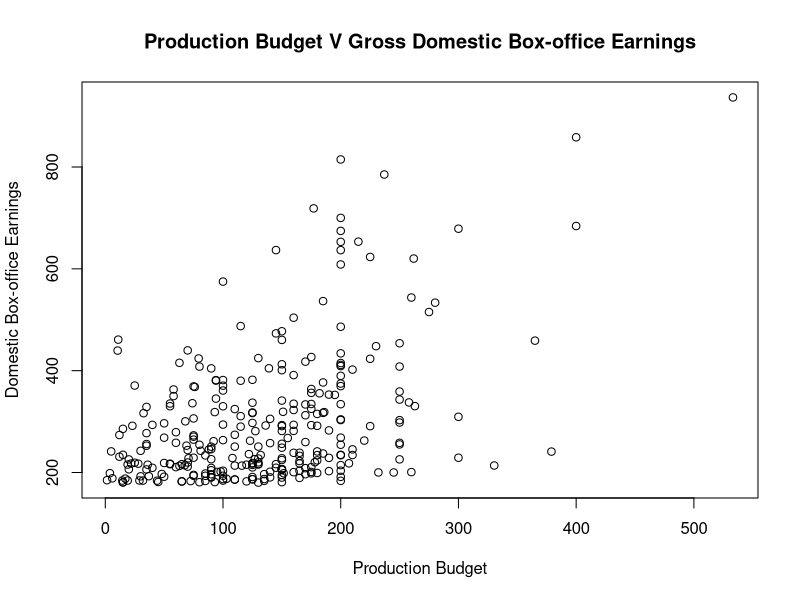
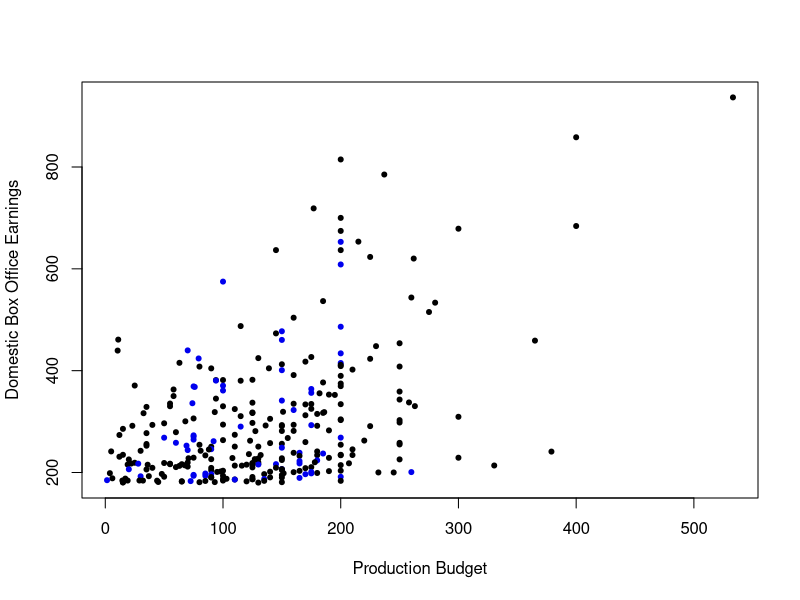
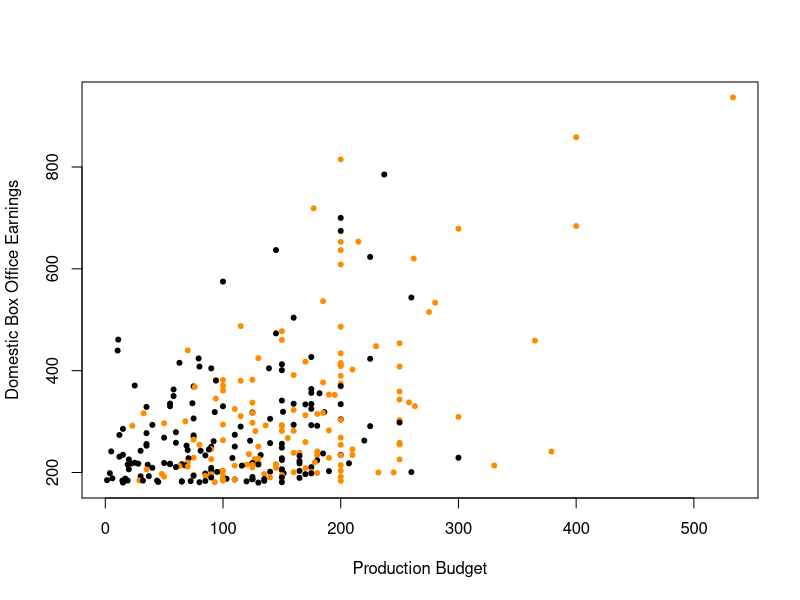
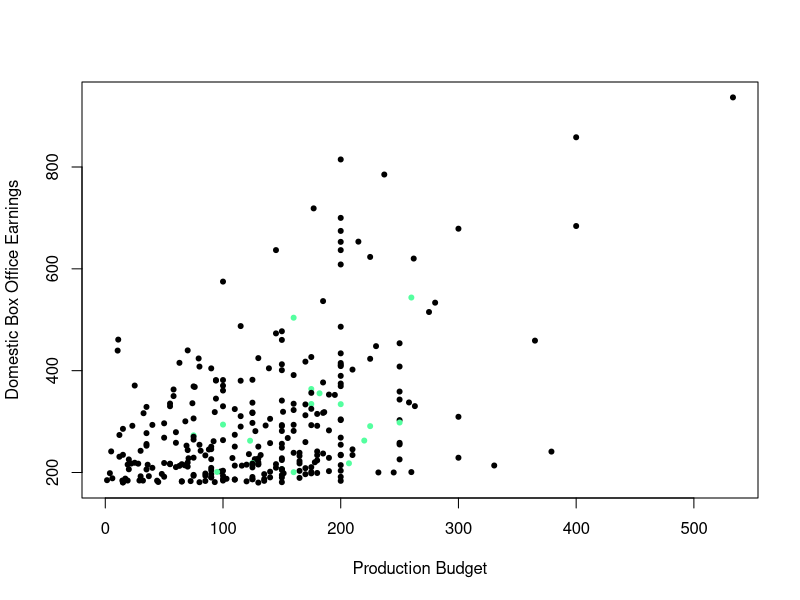
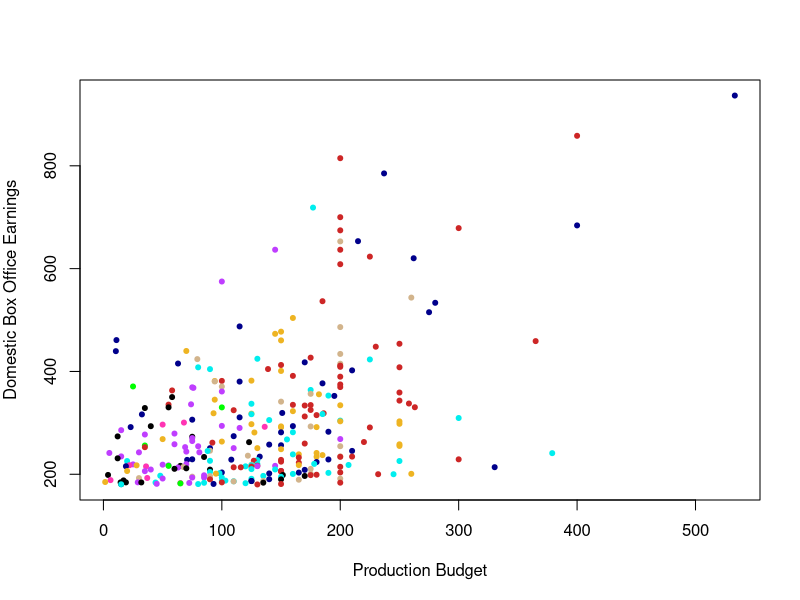
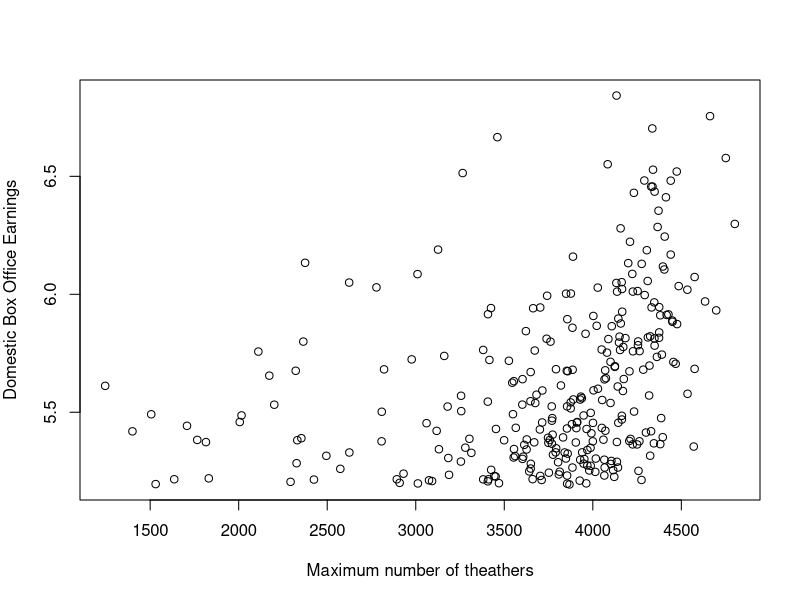
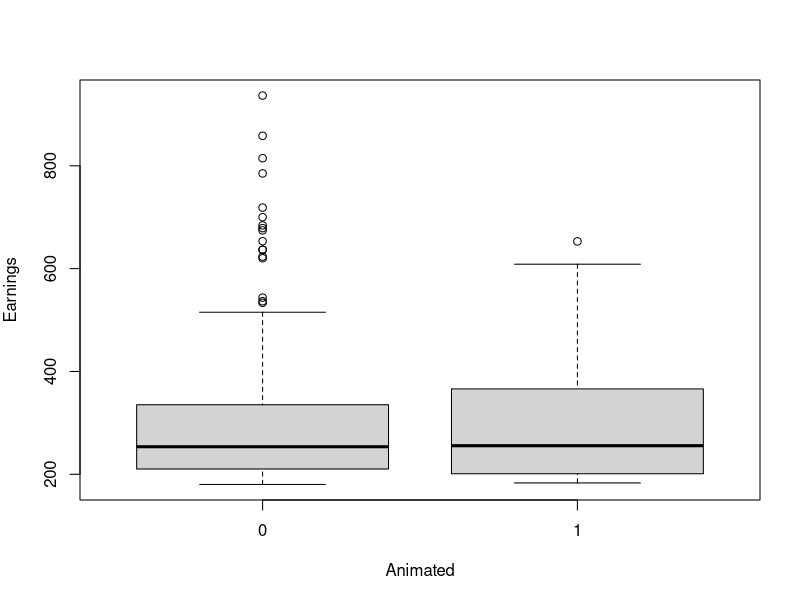
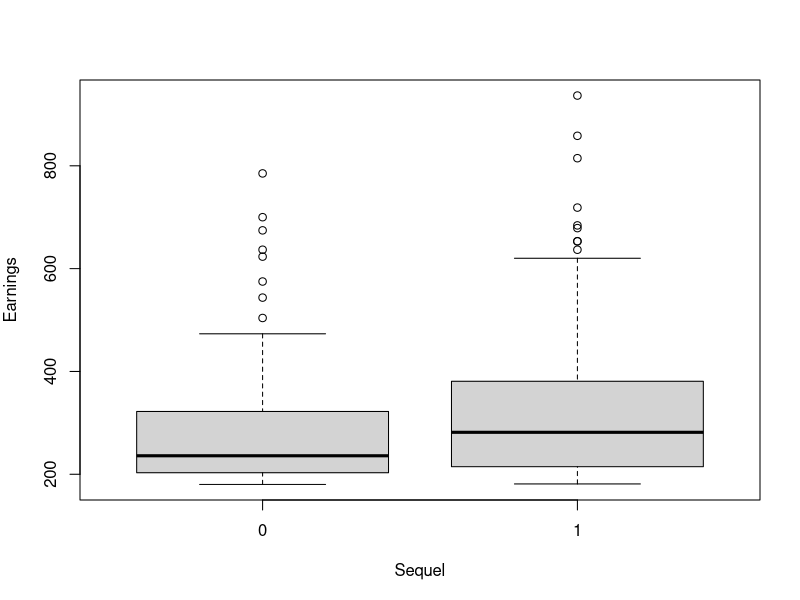

Reproduce these figures in R, in order. (Note: this script raises an error after producing the figures.)
movies <- read.csv("Movie_ROI_Table.csv", header=TRUE)
movies$animated <- as.factor(movies$animated)
movies$sequel <- as.factor(movies$sequel)
movies$remake <- as.factor(movies$remake)
movies$genre <- as.factor(movies$genre)
movies$domestic_gross <- movies$domestic_gross / 1000000
movies$production_budget <- movies$production_budget / 1000000

movies$sup <- ifelse(movies$genre == "superhero", 1, 0)
movies$sci <- ifelse(movies$genre == "sci-fi", 1, 0)

movies$supsci <- ifelse(movies$genre == "sci-fi", "goldenrod2",
                        ifelse(movies$genre == "superhero", "green3",
                               "darkblue"))

head(movies)
names(movies)
# attach(movies)

table(movies$genre)

# max(movies[movies$production_budget])
# movies$titlemovies$title[movies$production_budget == 533200000]

# Initial Scatter plot for Production Budget and GDB
plot(movies$production_budget, movies$domestic_gross,
     main="Production Budget V Gross Domestic Box-office Earnings",
     xlab="Production Budget", ylab="Domestic Box-office Earnings",)
cor(movies$production_budget, movies$domestic_gross)

# prod V box - Animated
plot(movies$production_budget, movies$domestic_gross,
     ylab="Domestic Box Office Earnings",
     xlab="Production Budget",
     col=ifelse(movies$animated == 1, "blue2", "black"), pch=20)
# legend("topleft", legend=c("Animated", "Live-action"),
#       col=c("blue2", "black"), pch=20)
# prod V box - Sequel
table(movies$sequel)
plot(movies$production_budget, movies$domestic_gross,
     ylab="Domestic Box Office Earnings",
     xlab="Production Budget",
     col=ifelse(movies$sequel == 1, "darkorange", "black"), pch=20)
# legend("topleft", legend=c("Sequel", "Not-Sequel"),
#       col=c("darkorange", "black"), pch=20)

# prod V box - Remake
table(movies$remake)
plot(movies$production_budget, movies$domestic_gross,
     ylab="Domestic Box Office Earnings",
     xlab="Production Budget",
     col=ifelse(movies$remake == 1, "seagreen1", "black"), pch=20)
# legend("topleft", legend=c("Remake", "Not-Remake"),
#       col=c("seagreen1", "black"), pch=20)

# prod v box - genres
movies$genre_col = ifelse(movies$genre == "sci-fi", "darkblue",
                   ifelse(movies$genre == "superhero", "firebrick3", 
                   ifelse(movies$genre=="fantasy"  ,"goldenrod2",
                   ifelse(movies$genre=="action", "cyan2",
                   ifelse(movies$genre=='comedy', "darkorchid1",
                   ifelse(movies$genre=="adventure", "tan",
                   ifelse(movies$genre=="biopic", "green", 
                   ifelse(movies$genre=="romance", "maroon1", "black"))))))))
movies$genre_col
par(xpd = FALSE, mar = c(5, 4, 4, 2))
plot(movies$production_budget, movies$domestic_gross,
     ylab="Domestic Box Office Earnings",
     xlab="Production Budget",
     col=movies$genre_col, pch=20,
     cex=1)
#legend(locator(1), legend=c("sci-fi", "superhero", "fantasy", "action", "comedy", "adventure", "biopic", "romance", "other"),
#       col=c("darkblue", "firebrick", "goldenrod2", "cyan2", "darkorchid1","tan","green", "maroon1", "black" ), pch=20)

# plot against max theaters showing the movie
plot(movies$max_theaters, log(movies$domestic_gross),
     ylab="Domestic Box Office Earnings",
     xlab="Maximum number of theathers")



# box-plots for indicator variables
plot(movies$animated, movies$domestic_gross, xlab="Animated", ylab="Earnings")
plot(movies$sequel, movies$domestic_gross, xlab="Sequel", ylab="Earnings")
plot(movies$remake, movies$domestic_gross, xlab="Remake", ylab="Earnings")
plot(movies$genre, movies$domestic_gross, main="Box-plots for genres", xlab="", ylab="Earnings", las=2)
plot(movies$genre, movies$domestic_roi, xlab="genre")

# distributions of production budget and gross earnings
hist(movies$domestic_gross)
hist(movies$production_budget)

# First Model - GDB - Prod
movies.model <- lm(infl_adj_domestic_bo~production_budget + max_theaters +
                     animated + sequel + remake, data=movies)
summary(movies.model)

plot(rstandard(movies.model))
plot(movies.model$residuals)

max(movies.model$residuals)
movies$title[movies.model$residuals == max(movies.model$residuals)]

cooks <- cooks.distance(movies.model)
plot(cooks, ylab="Cooks distance")
abline(h = 4/(nrow(movies) - length(coef(movies.model))), col = "red")

leverage <- hatvalues(movies.model)
plot(leverage)

plot(rstandard(movies.model), leverage, xlab="Standardised Residuals", ylab="Phat values")

model <- lm(domestic_roi ~ production_budget + sequel + animated + remake + genre, data=movies)
summary(model)


# Up to Date Model

model <- lm(log(domestic_roi+1, base=2) ~ log(production_budget, base=2) +
              sup + sci, data=movies)
summary(model)
plot(model$fitted.values ,rstandard(model), col=movies$supsci, pch=20)

#Residual V Fitted Values
plot(model$fitted.values, model$residuals, col=movies$supsci, pch=20,
     xlab="Fitted Value", ylab="Residuals")
# text(x=model$fitted.values, y=rstandard(model), labels=movies$rank, cex=0.7)

# Leverage
leverage <- hatvalues(model)
plot(leverage, pch=NA)
text(x=movies$rank, y=leverage, labels = movies$rank, cex=0.7)

movies$title[movies$rank == 280]

#Leverage V Residuals
plot(abs(model$residuals), leverage,  pch=NA, ylab="Leverage",
     xlab="Absolute value of Residuals")
text(y=leverage, x=abs(model$residuals), labels=movies$rank, cex=0.7)


# Cooks distance
cooks <- cooks.distance(model)
plot(cooks, pch=NA, ylab= "Cooks Distance", xlab="Rank")
text(x=movies$rank, y=cooks, labels=movies$rank, cex=.7)


# DFFITTS
dfits <- dffits(model)
plot(dfits, pch=NA)
text(x = 1:300, y=dfits, labels = movies$rank)


# remove outliers and recalculate model
movies$title[movies$rank == 2]


cooks[cooks > .02]
movies <- movies[-c(1,2,3,4,7,27,33,248,280), ]
#movies = movies[movies$rank != 280, ]
#movies <- movies[movies$rank > 50, ]
head(movies)

# WLS Model
wls.model <- lm(log(domestic_roi+1, base=2) ~ log(production_budget, base=2) + sup + sci, data=movies, weights = fitted(model)^1.25)
summary(wls.model)

# Equal Variance
plot(wls.model$fitted.values ,rstandard(wls.model), col=movies$supsci, pch=20, xlab="Fitted Value", ylab="Standard Residuals")

# Linearity
plot(log(movies$production_budget, base=2), log(movies$domestic_roi+1, base=2), col=movies$supsci, pch=19, ylab="Domestic ROI", xlab="Production Budget")
abline(b=model$coefficients[2], a=model$coefficient[1], col = "darkblue")
abline(b=model$coefficients[2], a=model$coefficient[1]+model$coefficient[3], col = "green3")
abline(b=model$coefficients[2], a=model$coefficient[1]+model$coefficient[4], col = "goldenrod2")
# legend("topright", legend=c("Sci-fi", "Superhero", "Other"), col=c("goldenrod2", "green3", "darkblue"), pch=20)

# Normality of Residuals
plot(density(rstandard(wls.model)), main="Density plot for Standardized Residuals")
qqnorm(wls.model$residuals)
qqline(wls.model$residuals)


# Confidence intervals
confint(wls.model)

movies[2]

plot(log(movies$production_budget), log(movies$domestic_roi+1), xlab="production budget", ylab="ROI")



plot(log(movies$production_budget, base=2), log(movies$domestic_roi+1, base=2), col=movies$supsci, pch=19, ylab="Domestic ROI", xlab="Production Budget")
abline(b=model$coefficients[2], a=model$coefficient[1], col = "darkblue")
abline(b=model$coefficients[2], a=model$coefficient[1]+model$coefficient[3], col = "green3")
abline(b=model$coefficients[2], a=model$coefficient[1]+model$coefficient[4], col = "goldenrod2")
# legend("topright", legend=c("Sci-fi", "Superhero", "Other"), col=c("goldenrod2", "green3", "darkblue"), pch=20)

plot(rstandard(model), col=movies$supsci, pch=20)
